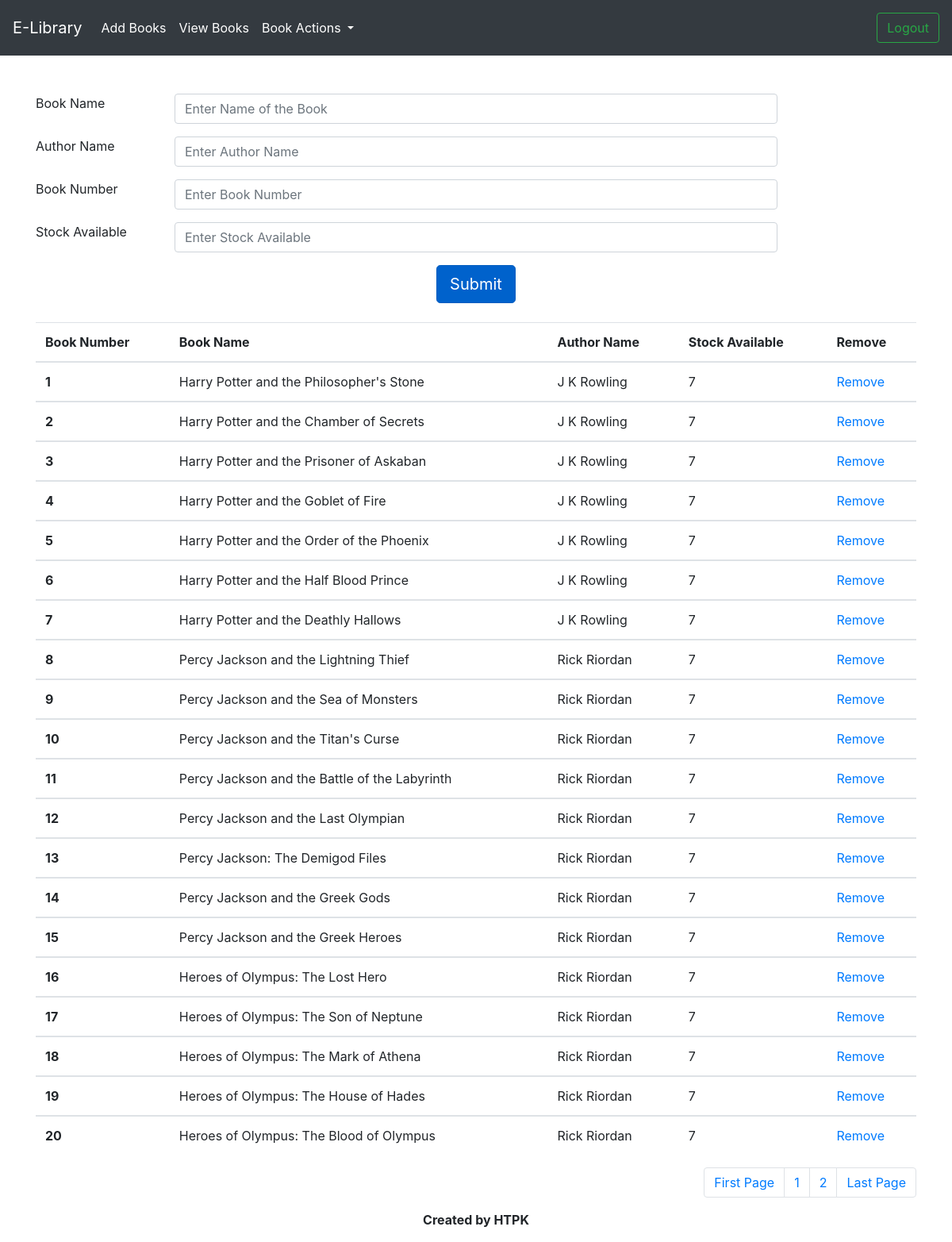
Page /elibrary/AddBooks/ (signed in) on the committed database.
### books/models.py (models this page shows, shortened)
class book(models.Model):
    bookname = models.CharField(max_length=100)
    authorname = models.CharField(max_length=200)
    booknum = models.IntegerField()
    stockavail = models.IntegerField()
    noc = models.IntegerField(default=0)

### books/views.py (the view)
# urls.py: path('AddBooks/', views.addbooks,name='addbooks'),
def addbooks(request):
    if request.method == "POST" :
        form = addnew(request.POST or None)
        if form.is_valid():
            form.save()
            messages.success(request,("New Book added successfully!!!"))
        else:
            messages.success(request,("Couldnt add Book :/"))
        return redirect('addbooks')
    else:
        allbooks = book.objects.order_by('booknum')
        paginator = Paginator(allbooks,20)
        page = request.GET.get('pg')
        allbooks = paginator.get_page(page)
        return render(request,'addbooks.html',{'allbooks': allbooks})

### books/templates/addbooks.html (shortened to what this page needs)
{% extends 'base.html' %}
{% block content %}
{% if  user.is_authenticated %}
  <div class="container">
    <form method = "POST">
        <div class="form-group row">
          <label class="col-lg-2">Book Name</label>
          <input type="text" class="form-control col-lg-8" name="bookname" placeholder="Enter Name of the Book">
        </div>
        <div class="form-group row">
          <label class="col-lg-2">Author Name</label>
          <input type="text" class="form-control col-lg-8"  name="authorname" placeholder="Enter Author Name">
        </div>
        <div class="form-group row">
          <label class="col-lg-2">Book Number</label>
          <input type="number" class="form-control col-lg-8"  name ="booknum" placeholder="Enter Book Number">
        </div>
        <div class="form-group row">
          <label class="col-lg-2" >Stock Available</label>
          <input type="number" class="form-control col-lg-8"  name="stockavail" placeholder="Enter Stock Available">
        </div>
        <div class="text-center ">
          <button type="submit" class="btn btn-primary btn-lg active ">Submit</button>
        </div>
      </form>
    <table class="table table-hover">
<thead>
  <tr>
    <th scope="col">Book Number</th>
    <th scope="col">Book Name</th>
    <th scope="col">Author Name</th>
    <th scope="col">Stock Available</th>
    <th scope="col">Remove</th>
  </tr>
</thead>
    {% for obj in allbooks %}
<tbody>
  <tr>
    <th scope="row">{{obj.booknum}}</th>
    <td>{{obj.bookname}}</td>
    <td>{{obj.authorname}}</td>
    <td>{{obj.stockavail}}</td>
    <td><a href="{% url 'removebooks' obj.booknum %}">Remove</a></td>
  </tr>
    {% endfor %}
  </tbody>
  </table>
  <nav aria-label="Page navigation example">
  <ul class="pagination justify-content-end">
    <li class="page-item "><a class="page-link" href="?pg=1" >First Page</a></li>
    <li class="page-item"><a class="page-link" href="?pg={{allbooks.number}}">{{allbooks.number}}</a></li>
    {% if allbooks.has_next %}
      <li class="page-item"><a class="page-link" href="?pg={{allbooks.next_page_number}}">{{allbooks.next_page_number}}</a></li>
    {% endif %}
    <li class="page-item">
      <a class="page-link" href="?pg={{allbooks.paginator.num_pages}}">Last Page</a>
    </li>
  </ul>
</nav>
  </div>
{% endif %}
{% endblock content%}

### rows in the picture
book: booknum "1", bookname "Harry Potter and the Philosopher's Stone", authorname "J K Rowling", stockavail "7"
book: booknum "2", bookname "Harry Potter and the Chamber of Secrets", authorname "J K Rowling", stockavail "7"
book: booknum "3", bookname "Harry Potter and the Prisoner of Askaban", authorname "J K Rowling", stockavail "7"
book: booknum "4", bookname "Harry Potter and the Goblet of Fire", authorname "J K Rowling", stockavail "7"
book: booknum "5", bookname "Harry Potter and the Order of the Phoenix", authorname "J K Rowling", stockavail "7"
book: booknum "6", bookname "Harry Potter and the Half Blood Prince", authorname "J K Rowling", stockavail "7"
book: booknum "7", bookname "Harry Potter and the Deathly Hallows", authorname "J K Rowling", stockavail "7"
book: booknum "8", bookname "Percy Jackson and the Lightning Thief", authorname "Rick Riordan", stockavail "7"
book: booknum "9", bookname "Percy Jackson and the Sea of Monsters", authorname "Rick Riordan", stockavail "7"
book: booknum "10", bookname "Percy Jackson and the Titan's Curse", authorname "Rick Riordan", stockavail "7"
book: booknum "11", bookname "Percy Jackson and the Battle of the Labyrinth", authorname "Rick Riordan", stockavail "7"
book: booknum "12", bookname "Percy Jackson and the Last Olympian", authorname "Rick Riordan", stockavail "7"
book: booknum "13", bookname "Percy Jackson: The Demigod Files", authorname "Rick Riordan", stockavail "7"
book: booknum "14", bookname "Percy Jackson and the Greek Gods", authorname "Rick Riordan", stockavail "7"
book: booknum "15", bookname "Percy Jackson and the Greek Heroes", authorname "Rick Riordan", stockavail "7"
book: booknum "16", bookname "Heroes of Olympus: The Lost Hero", authorname "Rick Riordan", stockavail "7"
book: booknum "17", bookname "Heroes of Olympus: The Son of Neptune", authorname "Rick Riordan", stockavail "7"
book: booknum "18", bookname "Heroes of Olympus: The Mark of Athena", authorname "Rick Riordan", stockavail "7"
book: booknum "19", bookname "Heroes of Olympus: The House of Hades", authorname "Rick Riordan", stockavail "7"
book: booknum "20", bookname "Heroes of Olympus: The Blood of Olympus", authorname "Rick Riordan", stockavail "7"

### other values in the picture
{{ allbooks.number }} "1"
{{ allbooks.next_page_number }} "2"
